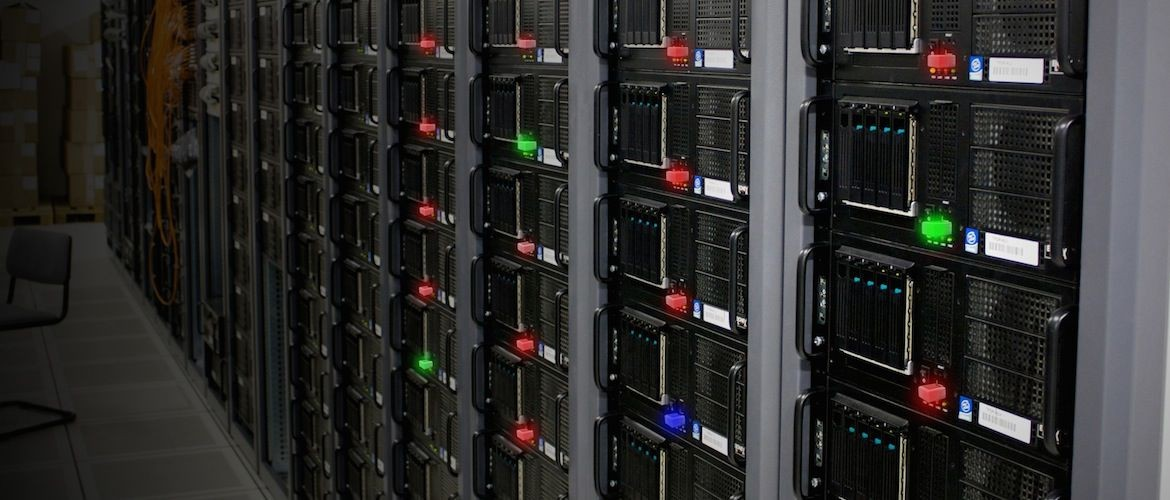
#> input picture red-detect-3.jpg, 1170 x 500 px, found by its file name
$ python detect-color-image.py
#> lines starting #> are read from the running program, lines starting #| are printed output that depends on the picture; after the words box and inside, x2 and y2 are one past the last pixel; in counts of white or black regions, pixels touching at a corner belong together
# Prototype code to detect red color
# Use cases within an IT environment:
# - Analysing in-rack live camera feeds to detect servers with error conditions (red or amber LEDs)
# - Cross-checking whether server monitoring tools are reporting error conditions
# - Helping operators with difficulty interpreting color coded information

import cv2
import numpy as np

#Import the image
source = cv2.imread('C:/prg/python/red-detect-3.jpg')
#> source is the input picture: shape (500, 1170, 3); mean B, G, R 44, 45, 45.7

#Remove noise from the source image
median = cv2.medianBlur(source, 15)
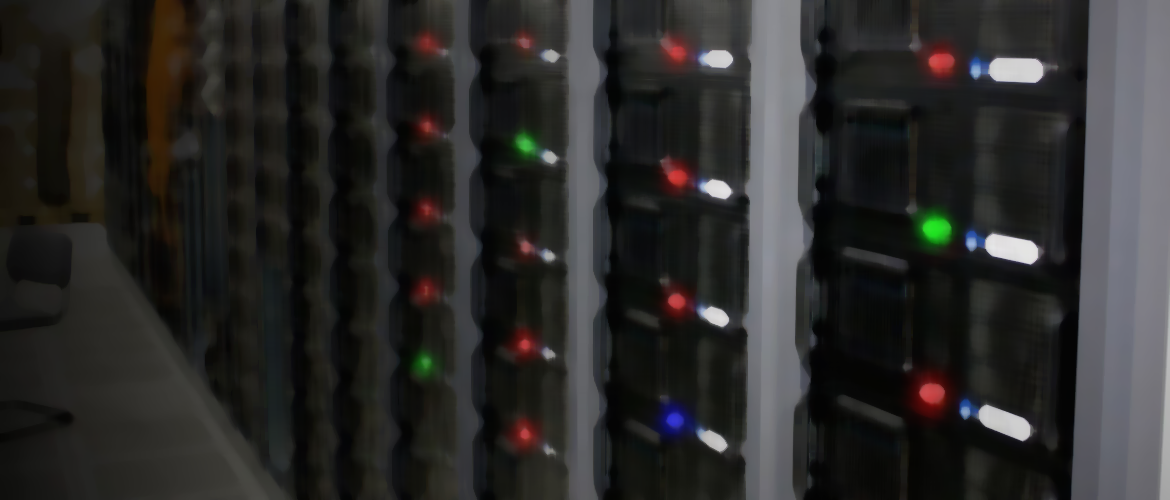
#> median: shape (500, 1170, 3); mean B, G, R 41.9, 42.9, 43.6

# Convert BGR to HSV
hsv_source = cv2.cvtColor(median, cv2.COLOR_BGR2HSV)
#> hsv_source: shape (500, 1170, 3); mean H, S, V 60.4, 44.1, 46.5

# Lower red mask
lower_red = np.array([0,100,100])
upper_red = np.array([10,255,255])
red_mask_1 = cv2.inRange(hsv_source, lower_red, upper_red)
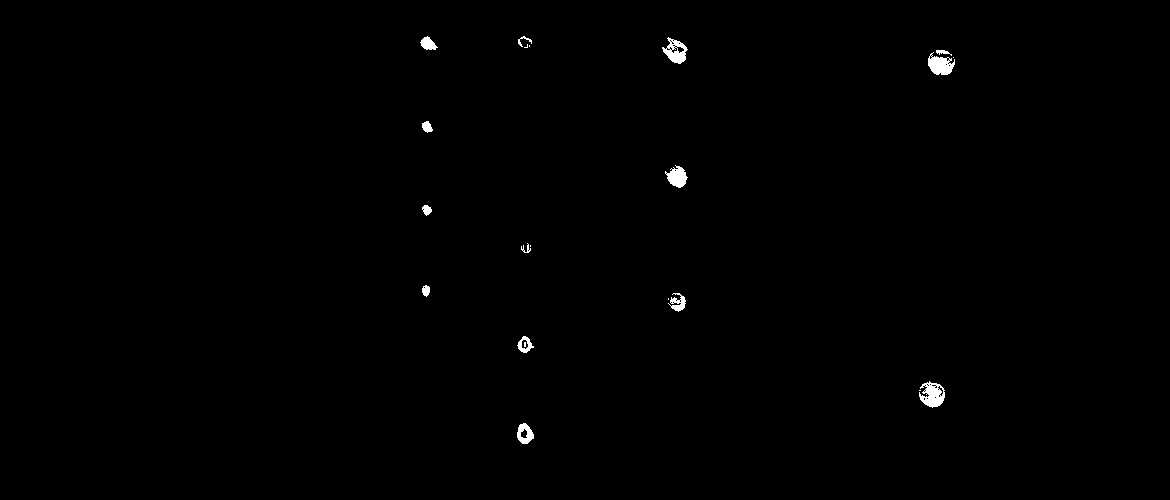
#> red_mask_1: shape (500, 1170); 0.44% white; 21 white regions (7 under 20 px), largest, box (x1, y1, x2, y2) and area: (919, 381, 945, 408) 438, (928, 52, 955, 75) 388, (662, 37, 688, 64) 353

# Upper red mask
lower_red = np.array([160,100,100])
upper_red = np.array([180,255,255])
red_mask_2 = cv2.inRange(hsv_source, lower_red, upper_red)
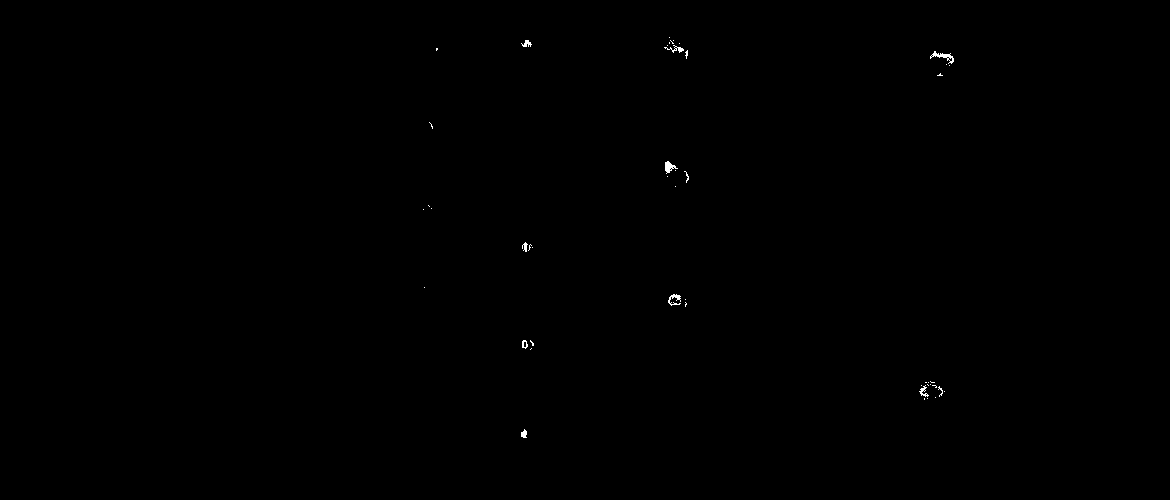
#> red_mask_2: shape (500, 1170); 0.11% white in thin lines or dots, all inside (x1, y1, x2, y2) = (423, 37, 954, 438)

# Join the masks
red_mask_final = red_mask_1 + red_mask_2
#> red_mask_final: shape (500, 1170); 0.55% white; 14 white regions (1 under 20 px), largest, box (x1, y1, x2, y2) and area: (928, 50, 955, 76) 551, (919, 381, 945, 408) 531, (662, 37, 688, 64) 434

# Bitwise-AND mask on the hsv_source image
output_hsv = cv2.bitwise_and(hsv_source, hsv_source, mask = red_mask_final)
#> output_hsv: shape (500, 1170, 3); mean H, S, V 0.2, 0.9, 0.8

# Blur the image to smoothen out bright areas
blurred = cv2.GaussianBlur(output_hsv, (15, 15), 0)
#> blurred: shape (500, 1170, 3); mean H, S, V 0.2, 0.9, 0.8

# Threshold the image to reveal bright areas
thresh = cv2.threshold(blurred, 60, 255, cv2.THRESH_BINARY)[1]
#> thresh: shape (500, 1170, 3); mean H, S, V 0.2, 1.5, 1.3

# Split the image into components
h_chan, s_chan, v_chan = cv2.split(thresh)
#> h_chan: shape (500, 1170); 0.09% white; 9 white regions, largest, box (x1, y1, x2, y2) and area: (932, 52, 954, 63) 126, (664, 161, 675, 173) 99, (669, 294, 681, 303) 72
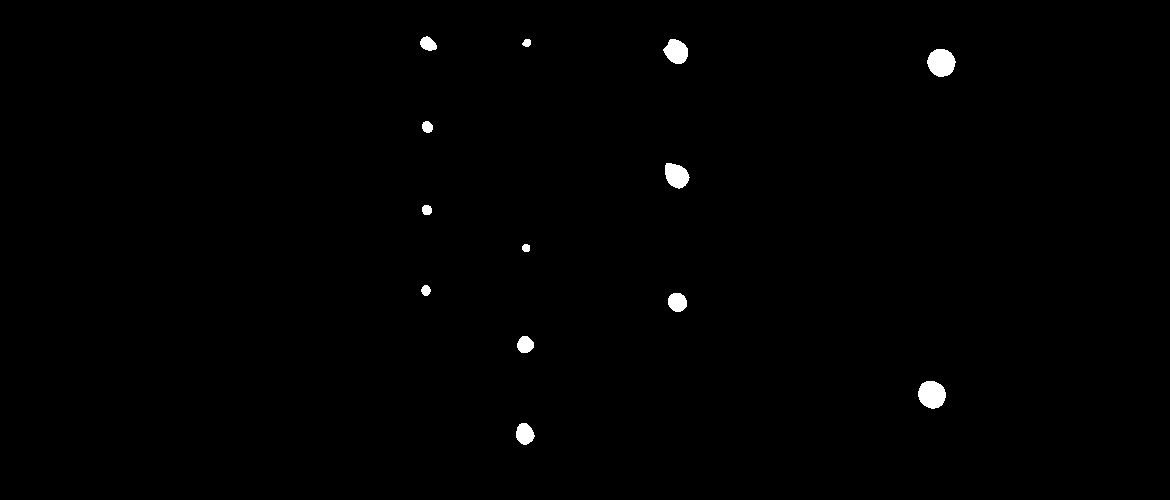
#> s_chan: shape (500, 1170); 0.6% white; 13 white regions, largest, box (x1, y1, x2, y2) and area: (927, 49, 956, 77) 618, (918, 381, 946, 409) 610, (665, 163, 690, 189) 468
#> v_chan: shape (500, 1170); 0.52% white; 13 white regions, largest, box (x1, y1, x2, y2) and area: (927, 50, 955, 76) 558, (918, 381, 945, 407) 545, (664, 39, 688, 63) 413

# Erode and dilate the image to remove small unwanted areas
kernel = np.ones((3,3), np.uint8)
v_chan = cv2.erode(v_chan, kernel, iterations=2)
#> v_chan: shape (500, 1170); 0.27% white; 13 white regions (5 under 20 px), largest, box (x1, y1, x2, y2) and area: (930, 52, 953, 74) 359, (921, 384, 943, 405) 351, (666, 42, 686, 61) 238
v_chan = cv2.dilate(v_chan, kernel, iterations=4)
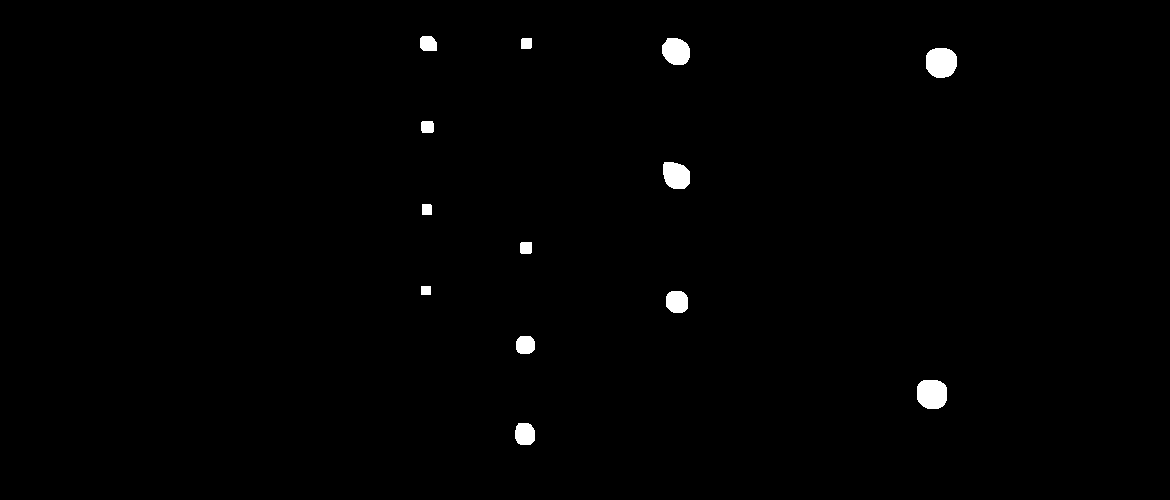
#> v_chan: shape (500, 1170); 0.8% white; 13 white regions, largest, box (x1, y1, x2, y2) and area: (926, 48, 957, 78) 783, (917, 380, 947, 409) 759, (662, 38, 690, 65) 614

# Perform a connected component analysis
nlabels, labels, stats, _ = cv2.connectedComponentsWithStats(v_chan)
#> labels: shape (500, 1170) int32; 14 distinct labels, from 0 to 13
#> nlabels = 14; stats = 14 rows, first 6: [0, 0, 1170, 500, 580294], [420, 36, 17, 15, 229], [521, 38, 11, 11, 119], [662, 38, 28, 27, 614], [926, 48, 31, 30, 783], [421, 121, 13, 12, 150]

# Create a mask to store the points of interest
poi_mask = np.zeros(v_chan.shape, dtype="uint8")

# Create a variable to store the number of points
poi = 0

# Loop over the labels
for label in np.unique(labels):
    # Ignore the background label
    if label == 0:
        continue

    # Build the label mask and count the number of pixels in the area
    label_mask = np.zeros(v_chan.shape, dtype="uint8")
    label_mask[labels == label] = 255
    num_pixels = cv2.countNonZero(label_mask)

    # if the number of pixels in the component are sufficient in number then add the area to the point of interest mask
    if num_pixels > 50:
        poi_mask = cv2.add(poi_mask, label_mask)
        poi += 1
#> this loop made 14 passes
#> num_pixels on passes 2 to 13: 229, 119, 614, 783, 150, 605, 109, 141, 90, 422, 301, 759
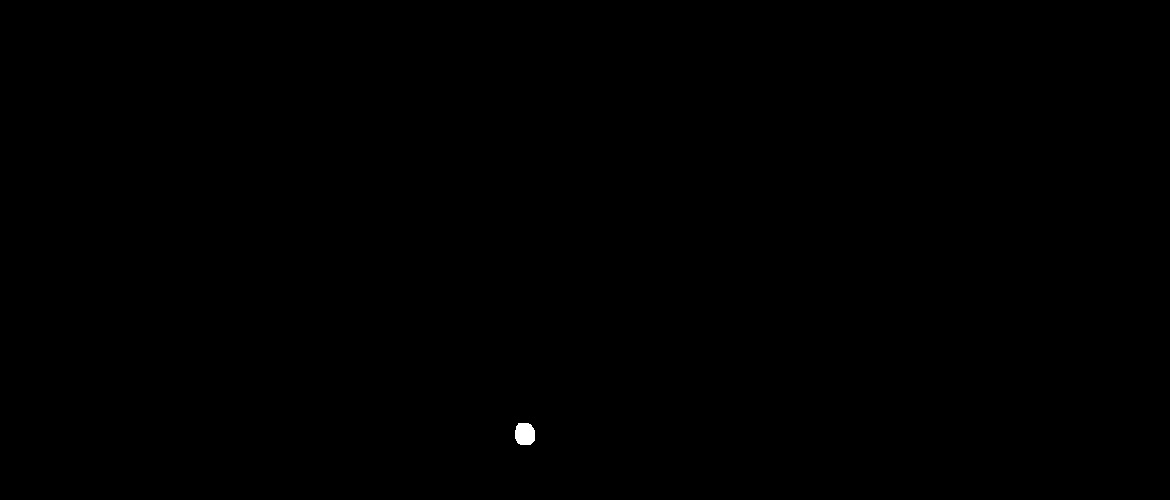
#> label_mask: shape (500, 1170); 0.07% white; 1 white region, box (x1, y1, x2, y2) and area: (515, 423, 535, 445) 384
#> after the loop, poi = 13

print ('Points of interest:', poi)
#| Points of interest: 13

#Convert the POI mask back to RGB before overlaying the source image
poi_mask_back_to_rgb = cv2.cvtColor(poi_mask, cv2.COLOR_GRAY2RGB)
overlay = cv2.addWeighted(source, 0.4, poi_mask_back_to_rgb, 0.6, 0)
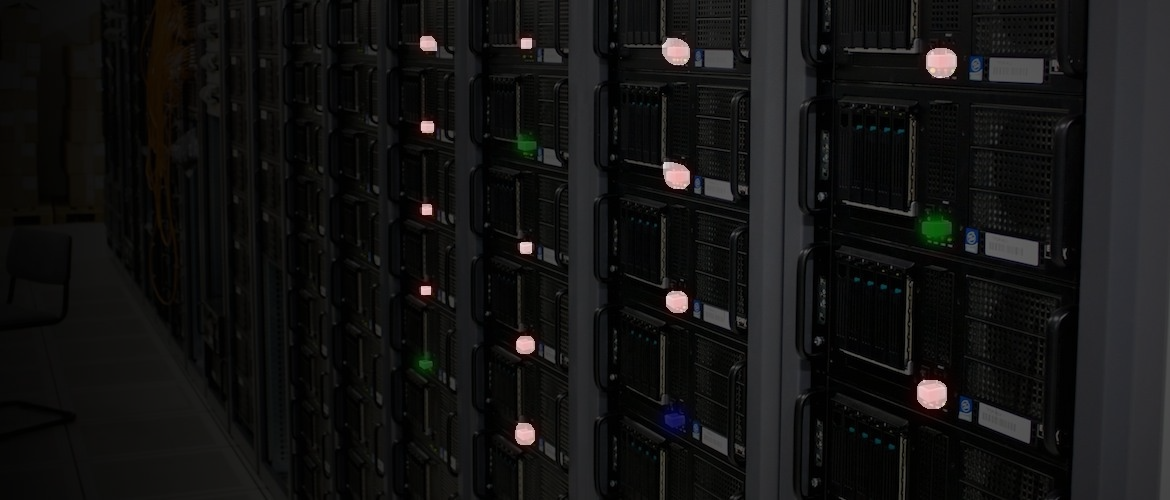
#> overlay: shape (500, 1170, 3); mean B, G, R 18.8, 19.2, 19.5

cv2.imshow('Source Image', source)
cv2.imshow('Points of Interest Mask', poi_mask)
cv2.imshow('Overlayed Image', overlay)
cv2.waitKey(0)
cv2.destroyAllWindows()
